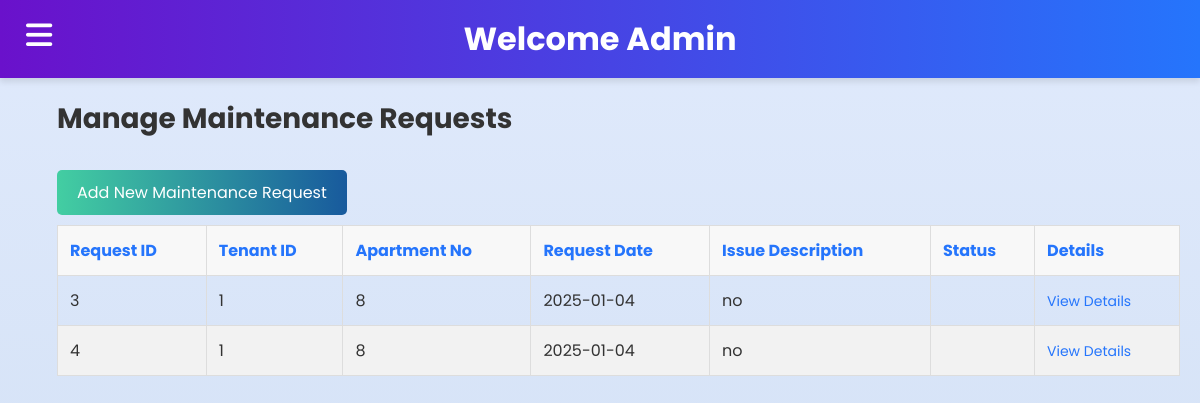
The app's page /maintenance.php (signed in) with its own data.
### tables this page shows
CREATE TABLE `maintenance` (
  `Request_ID` int(11) NOT NULL,
  `Tenant_ID` int(11) DEFAULT NULL,
  `Apartment_No` int(11) DEFAULT NULL,
  `Request_Date` date DEFAULT NULL,
  `Issue_Description` text DEFAULT NULL,
  `Status` enum('Pending','Resolved') DEFAULT 'Pending'
);

### maintenance.php (the view, shortened to what this page needs)
<?php
include 'db.php';
$sql_maintenance = "SELECT * FROM Maintenance";
$maintenance_requests = $conn->query($sql_maintenance);
?>
<!DOCTYPE html>
<html lang="en">
<head>
    <link
        rel="stylesheet"
        href="https://cdnjs.cloudflare.com/ajax/libs/font-awesome/6.4.0/css/all.min.css" />
    <link rel="stylesheet" href="cssMinipro.css" />
</head>
<body>
<?php include './layouts/a_header.php'; ?>
<div class="content">
    <h2>Manage Maintenance Requests</h2>
    <button class="btn" onclick="document.getElementById('newRequestForm').style.display='block'">Add New Maintenance Request</button>
     <div class="table-responsive">
    <table>
        <thead>
            <tr>
                <th>Request ID</th>
                <th>Tenant ID</th>
                <th>Apartment No</th>
                <th>Request Date</th>
                <th>Issue Description</th>
                <th>Status</th>
                <th>Details</th>
            </tr>
        </thead>
        <tbody>
            <?php while ($request = $maintenance_requests->fetch_assoc()): ?>
            <tr>
                <td><?php echo $request['Request_ID']; ?></td>
                <td><?php echo $request['Tenant_ID']; ?></td>
                <td><?php echo $request['Apartment_No']; ?></td>
                <td><?php echo $request['Request_Date']; ?></td>
                <td><?php echo $request['Issue_Description']; ?></td>
                <td><?php echo $request['Status']; ?></td>
                <td><a href="viewMaintenance.php?request_id=<?php echo $request['Request_ID']; ?>" class="details-link">View Details</a></td>
            </tr>
            <?php endwhile; ?>
        </tbody>
    </table>
</div>
</body>
</html>

### cssMinipro.css (style rules this page uses)
html, body { height: 100%; margin: 0; padding: 0; flex-direction: column; }
.sidebar_menu .menu i,a { color: white; text-decoration: none; font-size: 20px; }
h2 { font-size: 24px; }
.content { margin-left: 37px; padding: 20px; justify-content: center; }

### public/assets/css/a_header.css (style rules this page uses)
* { margin: 0; padding: 0; font-family: "Poppins",sans-serif; }
.sidebar_menu .menu i,a { color: white; text-decoration: none; font-size: 20px; }

### maintenance.php (style rules this page uses)
body { font-family: 'Poppins', sans-serif; margin: 0; padding: 0; background: linear-gradient(to bottom, #e0eafc, #cfdef3); color: #333; overflow-x: hidden; }
h1, h2 { margin: 0; }
h2 { font-size: 28px; }
.content { margin: auto; padding: 20px; }
.content h2 { font-size: 28px; margin-bottom: 20px; }
table { width: 100%; border-collapse: collapse; margin-bottom: 30px; animation: fadeIn 1s ease; }
th, td { padding: 12px; text-align: left; border: 1px solid #ddd; }
th { background: #f8f8f8; color: #2575fc; }
tr:nth-child(even) { background: #f2f2f2; }
.details-link { color: #2575fc; text-decoration: none; font-size: 14px; }
.btn { background: linear-gradient(to right, #43cea2, #185a9d); color: white; padding: 10px 20px; border: none; border-radius: 5px; font-size: 16px; cursor: pointer; margin: 10px 0; transition: transform 0.3s, background 0.3s; }

### records on screen
maintenance: Request_ID "3", Tenant_ID "1", Apartment_No "8", Request_Date "2025-01-04", Issue_Description "no"
maintenance: Request_ID "4", Tenant_ID "1", Apartment_No "8", Request_Date "2025-01-04", Issue_Description "no"

### other values on screen
$Name "Admin"
